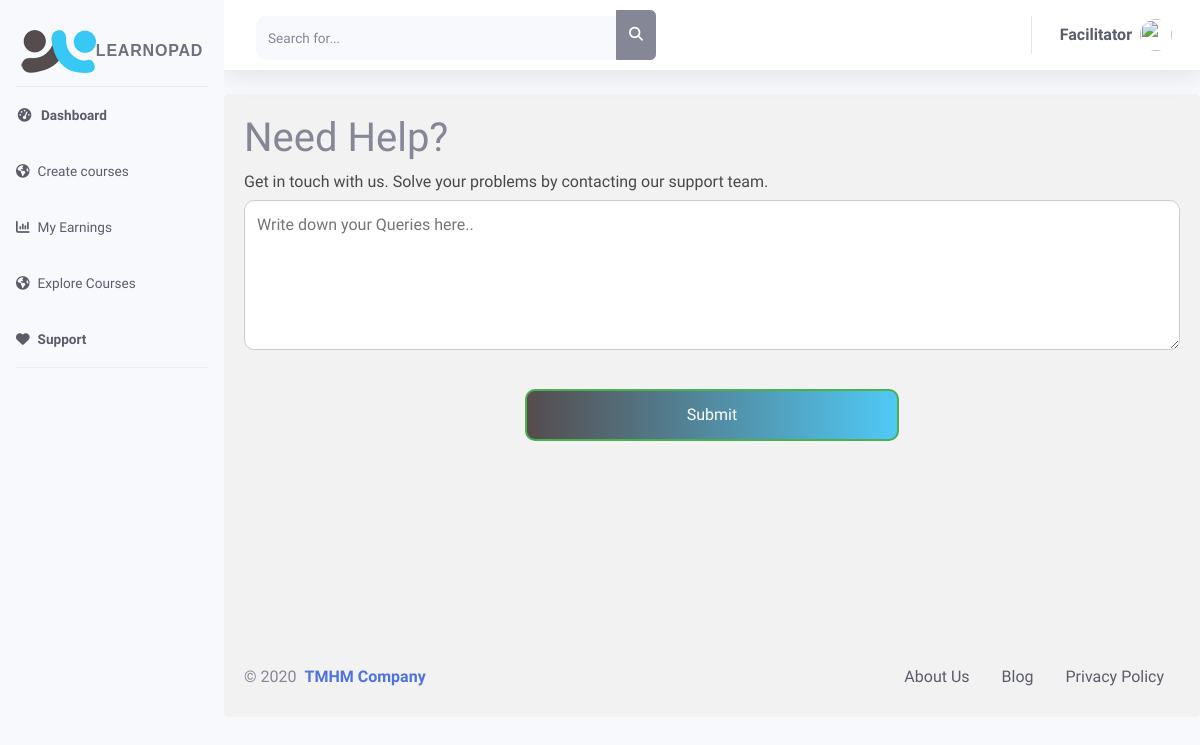
The page /facilitator/dashboard/support/ on the database as committed earlier.
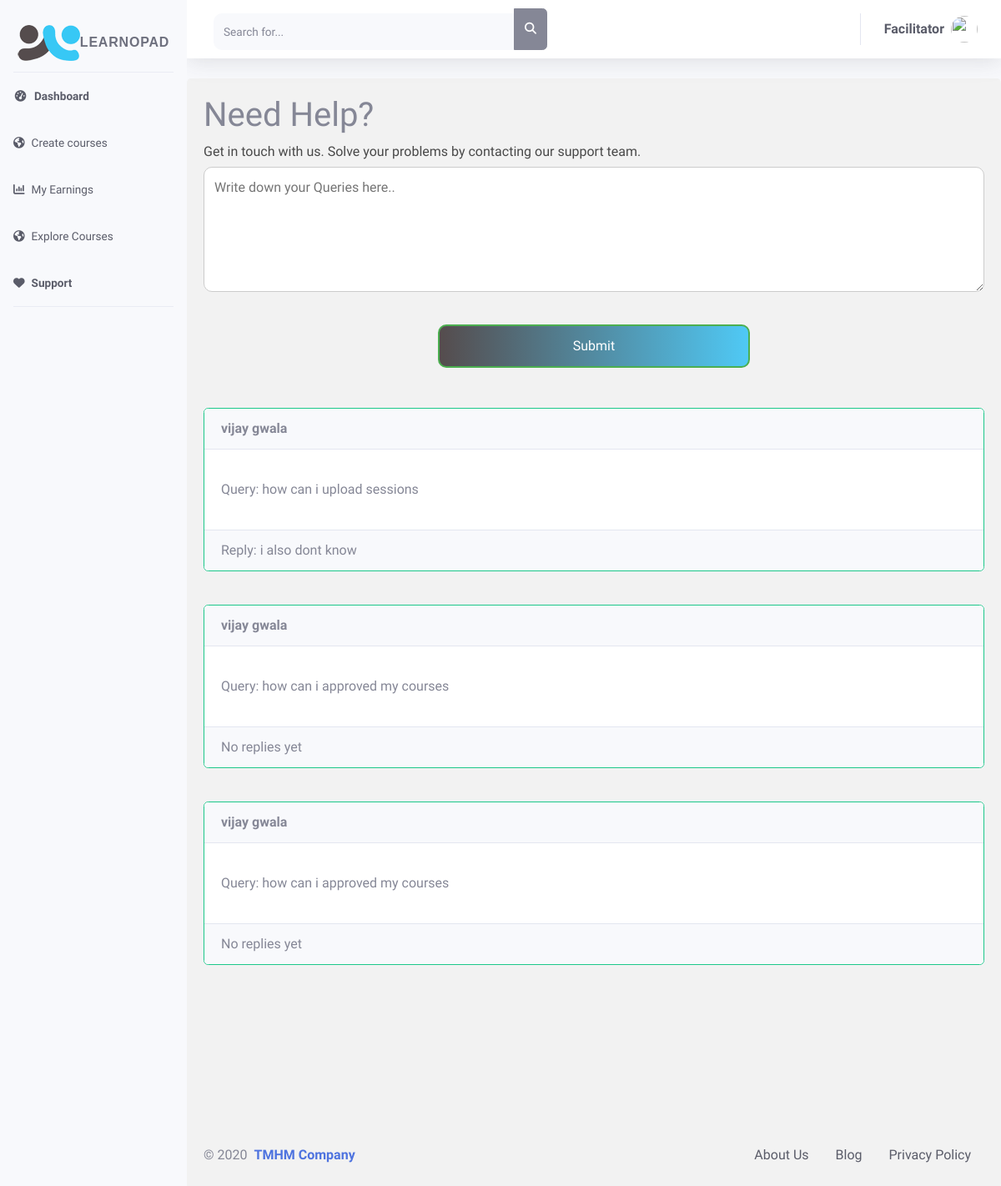
The same page on the database as committed later.
### LandingPage/models.py (models this page shows, shortened)
class Queries(models.Model):
    Fid=models.ForeignKey(Facilitator, on_delete=models.CASCADE)
    query=models.TextField(max_length=500)
    reply=models.TextField(max_length=500,blank=True, null=True)
    class Meta:
        verbose_name='Support For Facilitators'
        verbose_name_plural='Support For Facilitators'

### facilitators/models.py (models this page shows, shortened)
class Facilitator(models.Model):
    Fid=models.AutoField(primary_key=True)
    name=models.CharField(max_length=100,null=True,blank=True)
    DOB=models.DateField(blank=True,null=True)
    phone=models.CharField(max_length=13,blank=False)
    country=models.TextField(blank=True, null=True)
    state=models.TextField(blank=True, null=True)
    PAddress=models.TextField(blank=True,null=True)
    TAddress=models.TextField(blank=True,null=True)
    profile=models.ImageField(upload_to ='Mentor_profiles/',default='default.png',null=True, blank=True)
    Bio=models.TextField(blank=True,null=True)
    country=models.CharField(max_length=100,blank=True,null=True)
    state=models.CharField(max_length=100,blank=True,null=True)
    zipcode=models.CharField(max_length=7,blank=True,null=True)
    user = models.OneToOneField(Applicants, on_delete=models.CASCADE,null=True,related_name='facilitator')
    class Meta:
        verbose_name='Approved Facilitator'
        verbose_name_plural='Approved Facilitators'

### facilitators/views.py (the view, shortened to what this page needs)
# urls.py: path('facilitator/dashboard/support/', views.facilitator_Dashboard_support_page,name='support'),
def facilitator_Dashboard_support_page(request):
    context={
        'data':Queries.objects.all()
    }
    return render(request, 'facilitators/Dashboard/support.html',context)

### templates/facilitators/Dashboard/support.html (shortened to what this page needs)
<!DOCTYPE html>
<html lang="en">
{% load static %}
<head>
    <link href='{% static 'facilitators/vendor/fontawesome-free/css/all.min.css'%}' rel="stylesheet" type="text/css">
    <link rel="stylesheet" href="https://cdnjs.cloudflare.com/ajax/libs/font-awesome/4.7.0/css/font-awesome.min.css">
    <link href='{% static 'facilitators/css/main.css'%}' rel="stylesheet">
    <link rel="stylesheet" href='{% static 'facilitators/css/support.css'%}'>
</head>
<body id="page-top">
    <div id="wrapper">
        <ul class="navbar-nav bg-light sidebar sidebar-light accordion" id="accordionSidebar" style="padding-top:1rem;">
            <a class="sidebar-brand d-flex align-items-center justify-content-center" href='{% url 'dashboard'%}'>
                <img src='{% static 'facilitators/img/logotiny.png'%}' class="navbar-brand-img" alt="...">
                <div class="sidebar-brand-text ">Learnopad </div>
            </a>
            <hr class="sidebar-divider  my-0">
            <li class="nav-item active ">
                <a class="nav-link" href='{% url 'dashboard'%}'>
                    <i class="fas fa-fw fa-tachometer-alt text-dark"></i>
                    <span class="text-dark">Dashboard</span></a>
            </li>
            <li class="nav-item  ">
                <a class="nav-link" href='{% url 'createcourse'%}'>
                    <i class="fa fa-globe text-dark"></i>
                    <span class="text-dark">Create courses</span></a>
            </li>
            <li class="nav-item  ">
                <a class="nav-link" href='{% url 'earnings' %}'>
                    <i class="fa fa-bar-chart text-dark"></i>
                    <span class="text-dark">My Earnings</span></a>
            </li>
            <li class="nav-item  ">
                <a class="nav-link" href='{% url 'explorecourses'%}'>
                    <i class="fa fa-globe text-dark"></i>
                    <span class="text-dark">Explore Courses</span></a>
            </li>
            <li class="nav-item active">
                <a class="nav-link" href='{% url 'support'%}'>
                    <i class="fa fa-heart text-dark"></i>
                    <span class="text-dark">Support</span></a>
            </li>
            <hr class="sidebar-divider d-none d-md-block">
        </ul>
        <div id="content-wrapper" class="d-flex flex-column">
            <div id="content">
                <nav class="navbar navbar-expand navbar-light bg-white topbar mb-4 static-top shadow">
                    <form class="d-none d-sm-inline-block form-inline mr-auto ml-md-3 my-2 my-md-0 mw-100 navbar-search">
                        <div class="input-group">
                            <input type="text" class="form-control bg-light border-0 small" placeholder="Search for..." aria-label="Search" aria-describedby="basic-addon2">
                            <div class="input-group-append">
                                <button class="btn btn-secondary" type="button">
                  <i class="fas fa-search fa-sm"></i>
                </button>
                            </div>
                        </div>
                    </form>
                    <ul class="navbar-nav ml-auto">
                        <li class="nav-item dropdown no-arrow">
                            <a class="nav-link dropdown-toggle" href="#" id="userDropdown" role="button" data-toggle="dropdown" aria-haspopup="true" aria-expanded="false">
                                <span class="mr-2 d-none d-lg-inline text-dark font-weight-bold">Facilitator</span>
                                <img class="img-profile rounded-circle" src="https://source.unsplash.com/QAB-WJcbgJk/60x60">
                            </a>
                        </li>
                    </ul>
                </nav>
                <div class="container">
                    <form method='POST'>
                        <h1>Need Help?</h1>
                        <p>Get in touch with us. Solve your problems by contacting our support team.
                            <br>
                            <textarea id="subject" name="Queries" required rows="4" cols="10" placeholder="Write down your Queries here.." style="height:150px" style="width:250px"></textarea>
                            <br>
                            <div style="text-align: center;">
                                <button type="submit" class="btn btn-submit btn-default">Submit</button>
                    </form>
                    <br>
                    <br>
                    <br>
                    {% for i in data %}
                    <div class="card border-success mb-3">
                            <div class="card-header" style="text-align: left"><strong>{{ i.Fid.name }}</strong></div>
                            <div class="card-body" style="text-align: left">
                              <p class="card-text"></p>Query: {{ i.query }}</p>
                            </div>
                            {% if i.reply == None %}
                            <div class="card-footer" style="text-align: left">No replies yet</div>
                            {% else %}
                            <div class="card-footer" style="text-align: left">Reply: {{ i.reply }}</div>
                            {% endif %}
                          </div>
                    <br>
                    {% endfor %}
                    <br>
                    <br>
                    <br>
                    <br>
                    <br>
                    <br>
                    <br>
                    <footer class="footer pt-0">
                        <div class="row align-items-center justify-content-lg-between">
                            <div class="col-lg-6">
                                <div class="copyright text-center  text-lg-left  text-black">
                                    &copy; 2020 <a href="http://tmhm.in/" class="font-weight-bold ml-1" target="_blank">TMHM Company</a>
                                </div>
                            </div>
                            <div class="col-lg-6 ">
                                <ul class="nav nav-footer text-black justify-content-center justify-content-lg-end">
                                    <li class="nav-item">
                                        <a href="http://tmhm.in/" class="nav-link" target="_blank">
                                            <span class="text-dark">About Us</span></a>
                                    </li>
                                    <li class="nav-item ">
                                        <a href="https://tmhm.in/blog/" class="nav-link" target="_blank"> <span class="text-dark">Blog</span></a>
                                    </li>
                                    <li class="nav-item">
                                        <a href="" class="nav-link" target="_blank"> <span class="text-dark">Privacy Policy</span></a>
                                    </li>
                                </ul>
                            </div>
                        </div>
                    </footer>
                    </div>
                </div>
            </div>
        </div>
</body>
</html>

### static/facilitators/css/support.css (style rules this page uses)
input[type="text"], select, textarea { width: 100%; padding: 12px; border: 1px solid #ccc; border-radius: 10px; box-sizing: border-box; margin-top: 6px; margin-bottom: 16px; resize: vertical; }
.btn-submit { background: -webkit-linear-gradient(to right, #554c4d, #4fc9f5); background: linear-gradient(to right, #554c4d, #4fc9f5); color: white; padding: 12px 20px; border: 2px solid #4caf50; border-radius: 10px; cursor: pointer; width: 40%; }
.container { border-radius: 5px; background-color: #f2f2f2; padding: 20px; }
p { color: rgba(0, 0, 0, 0.7); }

Rows that differ between the two databases and show on the page:
added Queries: Fid.name "vijay gwala", query "how can i upload sessions", reply "i also dont know"
added Queries: Fid.name "vijay gwala", query "how can i approved my courses", shows "No replies yet"
added Queries: Fid.name "vijay gwala", query "how can i approved my courses", shows "No replies yet"
